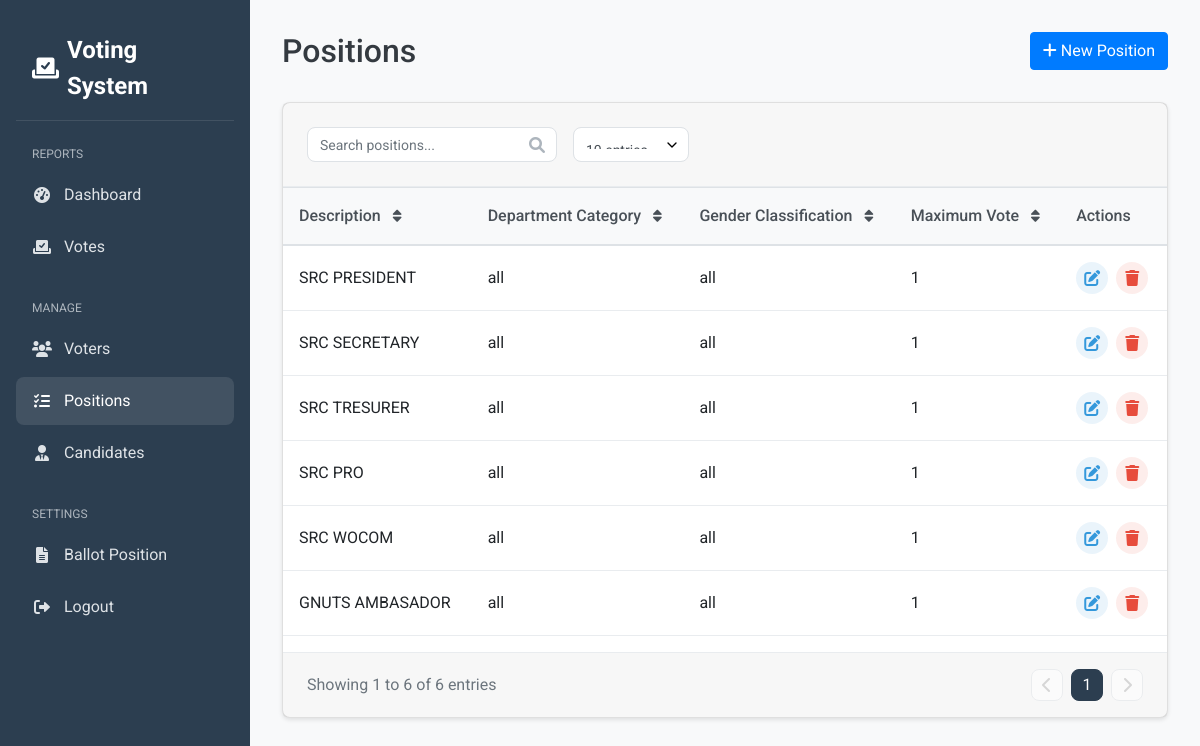
Page /admin/positions.php (signed in) on the committed database.
### tables this page shows
CREATE TABLE `positions` (
  `id` int(11) NOT NULL,
  `description` varchar(50) NOT NULL,
  `max_vote` int(11) NOT NULL,
  `priority` int(11) NOT NULL,
  `gender_class` varchar(100) NOT NULL,
  `dept_category` varchar(10) NOT NULL DEFAULT 'all'
);

### admin/positions.php (the view, shortened to what this page needs)
<?php include 'includes/session.php'; ?>
<!DOCTYPE html>
<html>
<head>
    <link rel="stylesheet" href="https://cdn.jsdelivr.net/npm/bootstrap@4.6.2/dist/css/bootstrap.min.css">
    <link rel="stylesheet" href="../css/admin.css">
    <link rel="stylesheet" href="https://cdnjs.cloudflare.com/ajax/libs/font-awesome/6.0.0/css/all.min.css">
</head>
<body>
    <div class="sidebar">
        <div class="sidebar-header">
            <a href="home.php" class="sidebar-brand">
                <i class="fas fa-vote-yea"></i>
                <span>Voting System</span>
            </a>
        </div>
        <div class="nav-section">
            <div class="nav-section-title">REPORTS</div>
            <a href="home.php" class="nav-item">
                <i class="fas fa-tachometer-alt"></i>
                <span>Dashboard</span>
            </a>
            <a href="votes.php" class="nav-item">
                <i class="fas fa-vote-yea"></i>
                <span>Votes</span>
            </a>
        </div>
        <div class="nav-section">
            <div class="nav-section-title">MANAGE</div>
            <a href="voters.php" class="nav-item">
                <i class="fas fa-users"></i>
                <span>Voters</span>
            </a>
            <a href="positions.php" class="nav-item active">
                <i class="fas fa-tasks"></i>
                <span>Positions</span>
            </a>
            <a href="candidates.php" class="nav-item">
                <i class="fas fa-user-tie"></i>
                <span>Candidates</span>
            </a>
        </div>
        <div class="nav-section">
            <div class="nav-section-title">SETTINGS</div>
            <a href="ballot.php" class="nav-item">
                <i class="fas fa-file-alt"></i>
                <span>Ballot Position</span>
            </a>
            <a href="#" class="nav-item" onclick="document.getElementById('logout').click();">
                <i class="fas fa-sign-out-alt"></i>
                <span>Logout</span>
            </a>
        </div>
    </div>
    <div class="main-content">
        <div class="page-header">
            <h2>Positions</h2>
            <div class="header-actions">
                <button class="btn btn-primary" data-toggle="modal" data-target="#addnew">
                    <i class="fas fa-plus"></i> New Position
                </button>
            </div>
        </div>
        <div class="card">
            <div class="card-header">
                <div class="card-tools">
                    <div class="search-box">
                        <input type="text" id="searchInput" class="form-control" placeholder="Search positions...">
                        <i class="fas fa-search"></i>
                    </div>
                    <select class="form-control" id="entriesPerPage">
                        <option value="10">10 entries</option>
                    </select>
                </div>
            </div>
            <div class="table-responsive">
                <table class="table">
                <thead>
                        <tr>
                            <th>Description <i class="fas fa-sort"></i></th>
                            <th>Department Category <i class="fas fa-sort"></i></th>
                            <th>Gender Classification <i class="fas fa-sort"></i></th>
                            <th>Maximum Vote <i class="fas fa-sort"></i></th>
                            <th>Actions</th>
                        </tr>
                </thead>
                <tbody>
                  <?php
                    $sql = "SELECT * FROM positions ORDER BY priority ASC";
                    $query = $conn->query($sql);
                    while($row = $query->fetch_assoc()){
                      echo "
                                <tr>
                          <td>".$row['description']."</td>
                          <td>".$row['dept_category']."</td>
                          <td>".$row['gender_class']."</td>
                          <td>".$row['max_vote']."</td>
                          <td>
                                        <div class='action-buttons'>
                                            <button class='btn-icon edit' data-id='".$row['id']."' title='Edit'>
                                                <i class='fas fa-edit'></i>
                                            </button>
                                            <button class='btn-icon delete' data-id='".$row['id']."' title='Delete'>
                                                <i class='fas fa-trash'></i>
                                            </button>
                                        </div>
                          </td>
                        </tr>
                      ";
                    }
                  ?>
                </tbody>
              </table>
            </div>
            <div class="card-footer">
                <div class="pagination-info">
                    Showing <span>1</span> to <span>10</span> of <span id="totalEntries">0</span> entries
                </div>
                <div class="pagination">
            </div>
          </div>
        </div>
  </div>
</body>
</html>

### css/admin.css (style rules this page uses)
:root { --primary-color: #2C3E50; --secondary-color: #3498DB; --success-color: #27AE60; --warning-color: #F1C40F; --danger-color: #E74C3C; --gray-100: #F8F9FA; --gray-200: #E9ECEF; --gray-300: #DEE2E6; --gray-400: #CED4DA; --gray-500: #ADB5BD; --gray-600: #6C757D; --gray-700: #495057; --gray-800: #343A40; --gray-900: #212529; --border-radius: 8px; --box-shadow: 0 2px 4px rgba(0, 0, 0, 0.1); }
body { font-family: 'Roboto', sans-serif; background-color: var(--gray-100); margin: 0; padding: 0; min-height: 100vh; display: flex; }
.sidebar { width: 250px; background-color: var(--primary-color); color: white; padding: 1rem; display: flex; flex-direction: column; position: fixed; height: 100vh; transition: all 0.3s ease; }
.sidebar-header { padding: 1rem; border-bottom: 1px solid rgba(255, 255, 255, 0.1); margin-bottom: 1rem; }
.sidebar-brand { font-size: 1.5rem; font-weight: bold; color: white; text-decoration: none; display: flex; align-items: center; gap: 0.5rem; }
.nav-section { margin-bottom: 1rem; }
.nav-section-title { text-transform: uppercase; font-size: 0.75rem; color: var(--gray-500); padding: 0.5rem 1rem; }
.nav-item { display: flex; align-items: center; padding: 0.75rem 1rem; color: var(--gray-300); text-decoration: none; border-radius: var(--border-radius); transition: all 0.3s ease; margin-bottom: 0.25rem; }
.nav-item:hover, .nav-item.active { background-color: rgba(255, 255, 255, 0.1); color: white; }
.nav-item i { margin-right: 0.75rem; width: 20px; text-align: center; }
.main-content { flex: 1; margin-left: 250px; padding: 2rem; }
.page-header { display: flex; justify-content: space-between; align-items: center; margin-bottom: 2rem; }
.page-header h2 { margin: 0; color: var(--gray-800); }
.card { background: white; border-radius: var(--border-radius); box-shadow: var(--box-shadow); margin-bottom: 2rem; }
.card-header { padding: 1.5rem; border-bottom: 1px solid var(--gray-200); display: flex; justify-content: space-between; align-items: center; }
.card-tools { display: flex; gap: 1rem; align-items: center; }
.search-box { position: relative; }
.search-box input { padding-right: 2.5rem; width: 250px; }
.search-box i { position: absolute; right: 0.75rem; top: 50%; transform: translateY(-50%); color: var(--gray-500); }
.table-responsive { overflow-x: auto; }
.table { width: 100%; border-collapse: collapse; }
.table th { background-color: var(--gray-100); padding: 1rem; text-align: left; font-weight: 500; color: var(--gray-700); border-bottom: 2px solid var(--gray-200); white-space: nowrap; }
.table th i { margin-left: 0.5rem; font-size: 0.875rem; cursor: pointer; }
.table td { padding: 1rem; border-bottom: 1px solid var(--gray-200); vertical-align: middle; }
.action-buttons { display: flex; gap: 0.5rem; }
.btn-icon { width: 32px; height: 32px; border-radius: 50%; border: none; display: flex; align-items: center; justify-content: center; cursor: pointer; transition: all 0.3s ease; }
.btn-icon.edit { background-color: rgba(52, 152, 219, 0.1); color: var(--secondary-color); }
.btn-icon.delete { background-color: rgba(231, 76, 60, 0.1); color: var(--danger-color); }
.card-footer { padding: 1rem 1.5rem; border-top: 1px solid var(--gray-200); display: flex; justify-content: space-between; align-items: center; }
.pagination-info { color: var(--gray-600); }
.pagination { display: flex; gap: 0.5rem; }
.form-control { width: 100%; padding: 0.75rem; border: 1px solid var(--gray-300); border-radius: var(--border-radius); font-size: 0.875rem; transition: all 0.3s ease; }
select.form-control { padding-right: 2rem; background-repeat: no-repeat; background-position: right 0.5rem center; background-size: 1rem; appearance: none; }

### rows in the picture
positions: description "SRC PRESIDENT", dept_category "all", gender_class "all", max_vote "1"
positions: description "SRC SECRETARY", dept_category "all", gender_class "all", max_vote "1"
positions: description "SRC TRESURER", dept_category "all", gender_class "all", max_vote "1"
positions: description "SRC PRO", dept_category "all", gender_class "all", max_vote "1"
positions: description "SRC WOCOM", dept_category "all", gender_class "all", max_vote "1"
positions: description "GNUTS AMBASADOR", dept_category "all", gender_class "all", max_vote "1"
